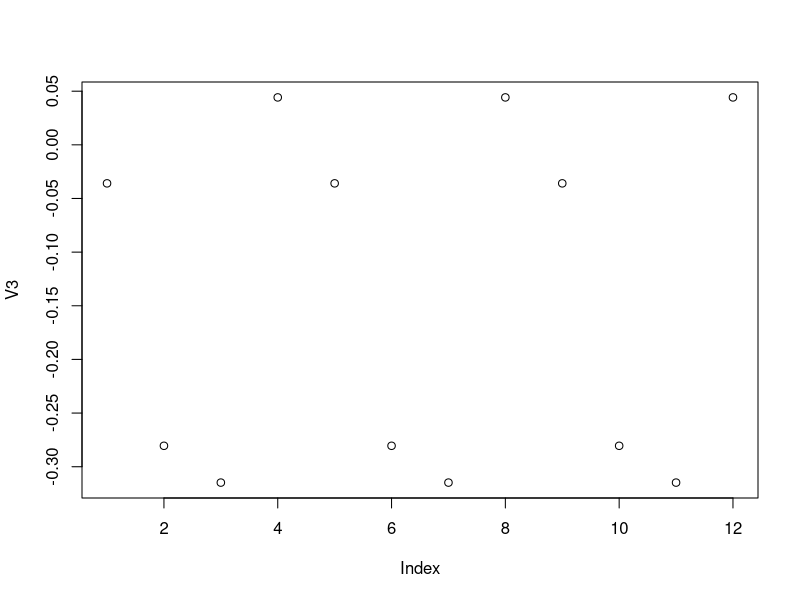

R code for this plot:
## ---- chunk 1
options(knitr.table.format = "html", width = 140)
knitr::opts_chunk$set(echo = TRUE, message = FALSE, warning = FALSE, fig.width = 12, fig.height = 8)
## ---- chunk 2
library(knitr)
library(data.table)
## ---- chunk 3
DT <- data.table(
  V1 = c(1L, 2L),
  V2 = LETTERS[1:3],
  V3 = round(rnorm(4), 4),
  V4 = 1:12
)
DT
## ---- chunk 4
reset_DT = function(){
  DT <- data.table(
    V1 = c(1L, 2L),
    V2 = LETTERS[1:3],
    V3 = round(rnorm(4), 4),
    V4 = 1:12
  )
  return(DT)
}
## ---- chunk 5
DT[3:5,] # or DT[3:5]
## ---- chunk 6
DT[V2 == "A"] # selects all rows that have value "A"
## ---- chunk 7
DT[V2 %in% c("A", "C")] # all rows that have "A" or "C" in column V2
## ---- chunk 8
DT[, V2]
## ---- chunk 9
DT[, .(V2, V3)] # returns a data.table
## ---- chunk 10
DT[, c(V2,V3)] # returns a vector
## ---- chunk 11
DT[, sum(V1)] # returns the sum of all elements in V1 as a vector
## ---- chunk 12
DT[, .(sum(V1), sd(V3))] # returns sum of V1 and sd of V3 in a data.table
## ---- chunk 13
DT[, .(Aggregate = sum(V1), Sd.V3 = sd(V3))]
## ---- chunk 14
DT[, .(V1, Sd.V3 = sd(V3))] # Sd.V3 gets recycled
## ---- chunk 15
DT[, {print(V2)  # like in-line funciton
      plot(V3)
      NULL}]
## ---- chunk 16
DT[, .(V4.Sum = sum(V4)), by = V1] # the sum of V4 for every group in V1
## ---- chunk 17
DT[, .(V4.mean = mean(V4)), by = V2] # the mean of V4 in subgroups of V2
## ---- chunk 18
DT[, .(V4.Sum = sum(V4)), by = .(V1,V2)]
## ---- chunk 19
DT[, .(V4.Sum = sum(V4)), by = sign(V1-1)]
## ---- chunk 20
DT[, .(V4.Sum = sum(V4)), by = .(V1.01 = sign(V1-1))]
## ---- chunk 21
DT[1:5, .(V4.Sum = sum(V4)), by = V1]
## ---- chunk 22
DT[, .N, by = V1]
## ---- chunk 23
DT[,.N]
## ---- chunk 24
DT[, V1 := round(exp(V1), 2)] # V1 is updated
DT
## ---- chunk 25
DT <- reset_DT()
DT[, c("V1", "V2") := .(round(exp(V1),2), rep(LETTERS[4:6],4))]
DT
## ---- chunk 26
DT <- reset_DT()
DT[, `:=` (V1 = round(exp(V1),2), V2 = rep(LETTERS[4:6],4))]
DT
## ---- chunk 27
DT[, V1 := NULL]
DT
## ---- chunk 28
DT <- reset_DT()
DT[, c("V1", "V2") := NULL]
DT
## ---- chunk 29
DT <- reset_DT()
Cols.chosen <- c("V1", "V2")
DT[, (Cols.chosen) := NULL]
DT
## ---- chunk 30
DT <- reset_DT()
setkey(DT, V2)
DT
## ---- chunk 31
key(DT)
## ---- chunk 32
DT["A"]
## ---- chunk 33
DT[c("A", "C")]
## ---- chunk 34
DT["A", mult = "first"] # returns the first row of all rows that match the value "A" for V2
## ---- chunk 35
DT[c("A", "D"), nomatch = 0] # returns all rows with "A" or "D". Since no "D", it is not returned because of nomatch
## ---- chunk 36
DT[c("A","D")]
## ---- chunk 37
DT[c("A","C"), sum(V4)] # returns the sum of V4 for rows of V2 with values "A", and "C"
## ---- chunk 38
DT[c("A","C"), sum(V4), by = .EACHI] # returns data.table with separate sums for V4 for rows with "A" or "C" under V2
## ---- chunk 39
setkey(DT, V1, V2)
key(DT)
## ---- chunk 40
DT[.(2, "C")] # select rows with V1 = 2 and V2 = "C"
## ---- chunk 41
DT[.(2, c("A", "C"))]
## ---- chunk 42
people_dt <- data.table(
   name = c("Bob","Jerry","Alice","Pete","Joe"),
   age = c(43,22,54,33,26),
   location = c("Bardstown,KY","Albany,NY","Fort Myers,FL","Columnbus,OH","Richmond,VA")
)
## ---- chunk 43
people_dt[,c("city","state") := tstrsplit(location,",")]
people_dt
## ---- chunk 44
DT[, print(.SD), by = V3] # to show what is in .SD
## ---- chunk 45
DT[, .SD[c(1, .N)], by = V2]
## ---- chunk 46
DT[, lapply(.SD, sum), by = V2] # sum of the rows of each subgroup of V2 for all of the columns
## ---- chunk 47
DT[, lapply(.SD, sum), by = V2, .SDcols = c("V3", "V4")]
## ---- chunk 48
DT_v4sum <-  DT[, .(V4.Sum = sum(V4)), by = V2]
DT_v4sum
## ---- chunk 49
DT_v4sum <- DT_v4sum[V4.Sum < 30]
DT_v4sum
## ---- chunk 50
DT_v4sum <- DT_v4sum[,][order(-V4.Sum)]
DT_v4sum
## ---- chunk 51
DT_v4sum <- DT[, .(V4.Sum = sum(V4)), by = V2][V4.Sum < 30][order(-V4.Sum)]
DT_v4sum
## ---- chunk 52
rows <- list(3:4, 5:6)
cols <- 1:2
for(i in seq_along(rows)){
  set(DT, i = rows[[i]], j = cols[i], value = NA)
}
DT
## ---- chunk 53
setnames(DT, c("V2", "V3"), c("V2.rating", "V3.datacamp"))
DT
## ---- chunk 54
DT <- reset_DT()
setcolorder(DT, c("V2","V1","V4","V3"))
DT
